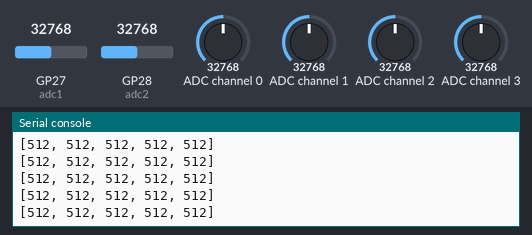
Simulated run of this program. Board: Raspberry Pi Pico running MicroPython. On the bench: the last lines printed to the serial console. Inputs (shaded band) come from the test bench; at power-on: GP27 (adc1) = 32768, GP28 (adc2) = 32768, ADC channel 1 = 32768, ADC channel 2 = 32768, ADC channel 3 = 32768, ADC channel 0 = 32768 (analog values on the 0–65535 scale).

Above: at 1.2 s.
1.3 s: GP27 (adc1) set to 45874
At 1.44 s:
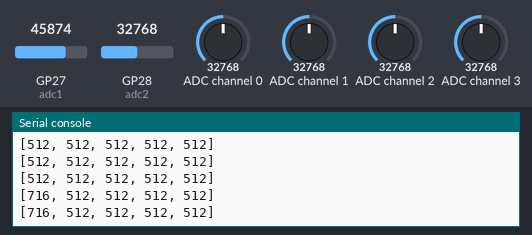
2.8 s: GP28 (adc2) set to 45874
At 2.87 s:
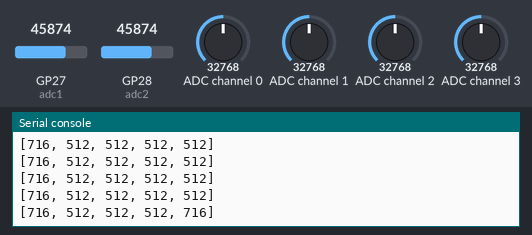
4.3 s: ADC channel 1 set to 45874
At 4.3 s:
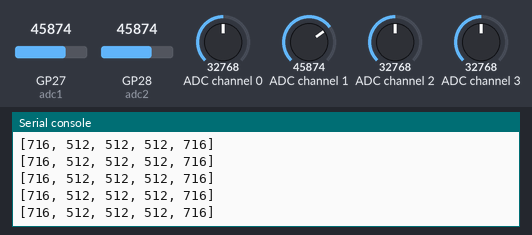
5.8 s: ADC channel 2 set to 45874
At 5.83 s:
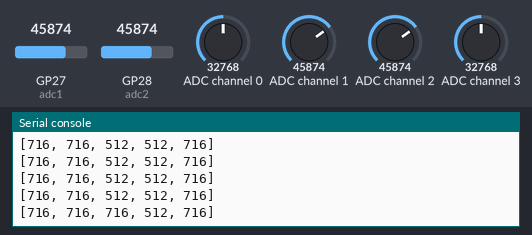
7.3 s: ADC channel 3 set to 45874
At 7.36 s:
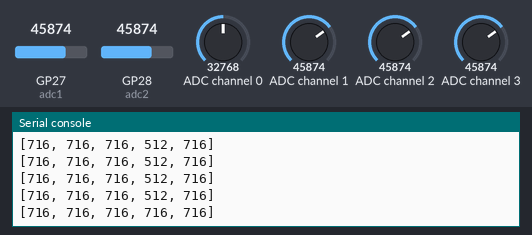
8.8 s: GP27 (adc1) set to 63568
At 8.89 s:
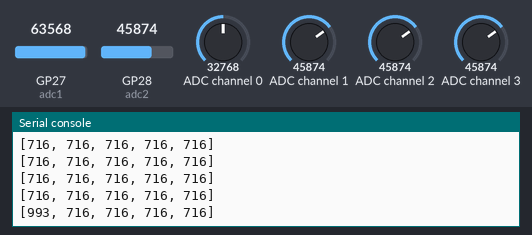
Timing chart, 0 to 11.3 s (numbered marks = the images above; inputs shaded):
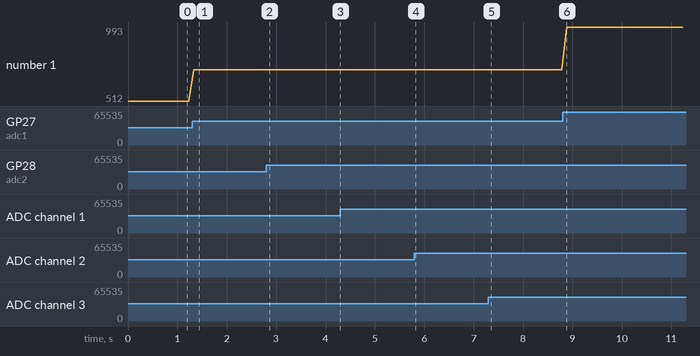

Measured:
- after the input at 1.3 s, the serial console: prints a new line at once (image 1)
- after the input at 2.8 s, the serial console: prints a new line after 0.06 s (image 2)
- after the input at 5.8 s, the serial console: prints a new line at once (image 4)
- after the input at 7.3 s, the serial console: prints a new line after 0.06 s (image 5)
- after the input at 8.8 s, the serial console: prints a new line after 0.09 s (image 6)
- plotted number 1: 512 → 716 after the input at 1.3 s, 716 → 993 after the input at 8.8 s

The program:

TRSensor.py
```python
from machine import I2C
import machine
import time

#i2c address
ADS_I2C_ADDRESS                   = 0x48

#Pointer Register
ADS_POINTER_CONVERT               = 0x00
ADS_POINTER_CONFIG                = 0x01
ADS_POINTER_LOWTHRESH             = 0x02
ADS_POINTER_HIGHTHRESH            = 0x03

#Config Register
ADS_CONFIG_OS_BUSY                  = 0x0000      #Device is currently performing a conversion
ADS_CONFIG_OS_NOBUSY                = 0x8000      #Device is not currently performing a conversion
ADS_CONFIG_OS_SINGLE_CONVERT        = 0x8000      #Start a single conversion (when in power-down state)
ADS_CONFIG_OS_NO_EFFECT             = 0x0000      #No effect
ADS_CONFIG_MUX_MUL_0_1              = 0x0000      #Input multiplexer,AINP = AIN0 and AINN = AIN1(default)
ADS_CONFIG_MUX_MUL_0_3              = 0x1000      #Input multiplexer,AINP = AIN0 and AINN = AIN3
ADS_CONFIG_MUX_MUL_1_3              = 0x2000      #Input multiplexer,AINP = AIN1 and AINN = AIN3
ADS_CONFIG_MUX_MUL_2_3              = 0x3000      #Input multiplexer,AINP = AIN2 and AINN = AIN3
ADS_CONFIG_MUX_SINGLE_0             = 0x4000      #SINGLE,AIN0
ADS_CONFIG_MUX_SINGLE_1             = 0x5000      #SINGLE,AIN1
ADS_CONFIG_MUX_SINGLE_2             = 0x6000      #SINGLE,AIN2
ADS_CONFIG_MUX_SINGLE_3             = 0x7000      #SINGLE,AIN3
ADS_CONFIG_PGA_6144                 = 0x0000      #Gain= +/- 6.144V
ADS_CONFIG_PGA_4096                 = 0x0200      #Gain= +/- 4.096V
ADS_CONFIG_PGA_2048                 = 0x0400      #Gain= +/- 2.048V(default)
ADS_CONFIG_PGA_1024                 = 0x0600      #Gain= +/- 1.024V
ADS_CONFIG_PGA_512                  = 0x0800      #Gain= +/- 0.512V
ADS_CONFIG_PGA_256                  = 0x0A00      #Gain= +/- 0.256V
ADS_CONFIG_MODE_CONTINUOUS          = 0x0000      #Device operating mode:Continuous-conversion mode
ADS_CONFIG_MODE_NOCONTINUOUS        = 0x0100      #Device operating mode：Single-shot mode or power-down state (default)
ADS_CONFIG_DR_RATE_128              = 0x0000      #Data rate=128SPS
ADS_CONFIG_DR_RATE_250              = 0x0020      #Data rate=250SPS
ADS_CONFIG_DR_RATE_490              = 0x0040      #Data rate=490SPS
ADS_CONFIG_DR_RATE_920              = 0x0060      #Data rate=920SPS
ADS_CONFIG_DR_RATE_1600             = 0x0080      #Data rate=1600SPS
ADS_CONFIG_DR_RATE_2400             = 0x00A0      #Data rate=2400SPS
ADS_CONFIG_DR_RATE_3300             = 0x00C0      #Data rate=3300SPS
ADS_CONFIG_COMP_MODE_WINDOW         = 0x0010      #Comparator mode：Window comparator
ADS_CONFIG_COMP_MODE_TRADITIONAL    = 0x0000      #Comparator mode：Traditional comparator (default)
ADS_CONFIG_COMP_POL_LOW             = 0x0000      #Comparator polarity：Active low (default)
ADS_CONFIG_COMP_POL_HIGH            = 0x0008      #Comparator polarity：Active high
ADS_CONFIG_COMP_LAT                 = 0x0004      #Latching comparator
ADS_CONFIG_COMP_NONLAT              = 0x0000      #Nonlatching comparator (default)
ADS_CONFIG_COMP_QUE_ONE             = 0x0000      #Assert after one conversion
ADS_CONFIG_COMP_QUE_TWO             = 0x0001      #Assert after two conversions
ADS_CONFIG_COMP_QUE_FOUR            = 0x0002      #Assert after four conversions
ADS_CONFIG_COMP_QUE_NON             = 0x0003      #Disable comparator and set ALERT/RDY pin to high-impedance (default)

Config_Set = 0

class ADS1015(object):
    def __init__(self,i2c_bus=1,addr=ADS_I2C_ADDRESS):
        self.i2c = I2C(i2c_bus)
        self.addr = addr

    def ADS1015_Set_Channel(self,channel):                    #Read single channel data
        data=0
        Config_Set =  ( ADS_CONFIG_MODE_NOCONTINUOUS        |   #mode：Single-shot mode or power-down state    (default)
                        ADS_CONFIG_PGA_4096                 |   #Gain= +/- 4.096V                              (default)
                        ADS_CONFIG_COMP_QUE_NON             |   #Disable comparator                            (default)
                        ADS_CONFIG_COMP_NONLAT              |   #Nonlatching comparator                        (default)
                        ADS_CONFIG_COMP_POL_LOW             |   #Comparator polarity：Active low               (default)
                        ADS_CONFIG_COMP_MODE_TRADITIONAL    |   #Traditional comparator                        (default)
                        ADS_CONFIG_DR_RATE_3300             )   #Data rate=1600SPS                             (default)
        if channel == 0:
            Config_Set |= ADS_CONFIG_MUX_SINGLE_0
        elif channel == 1:
            Config_Set |= ADS_CONFIG_MUX_SINGLE_1
        elif channel == 2:
            Config_Set |= ADS_CONFIG_MUX_SINGLE_2
        elif channel == 3:
            Config_Set |= ADS_CONFIG_MUX_SINGLE_3
        Config_Set |=ADS_CONFIG_OS_SINGLE_CONVERT
        self._write_word(ADS_POINTER_CONFIG,Config_Set)
        #time.sleep(0.01)
        #data=self._read_u16(ADS_POINTER_CONVERT)>>4
        #return data

    def _read_u16(self,cmd):
        data = self.i2c.readfrom_mem(self.addr, cmd, 2)
        return ((data[0] * 256 ) + data[1])

    def _write_word(self, cmd, val):
        temp = [0,0]
        temp[1] = val & 0xFF
        temp[0] =(val & 0xFF00) >> 8
        self.i2c.writeto_mem(self.addr,cmd,bytes(temp))

class TRSensor(ADS1015):
    def __init__(self):
        self.numSensors = 5
        self.calibratedMin = [0] * self.numSensors
        self.calibratedMax = [1023] * self.numSensors
        self.last_value = 0
        super().__init__()
        self.adc1 = machine.ADC(27)
        self.adc2 = machine.ADC(28)

    """
    Reads the sensor values into an array. There *MUST* be space
    for as many values as there were sensors specified in the constructor.
    Example usage:
    unsigned int sensor_values[8];9
    sensors.read(sensor_values);
    The values returned are a measure of the reflectance in abstract units,
    with higher values corresponding to lower reflectance (e.g. a black
    surface or a void).
    """
    def AnalogRead(self):
        value = [0]*(self.numSensors)

        value[0] = int(self.adc1.read_u16()*1024/0x10000)
        self.ADS1015_Set_Channel(0)
        value[1] = int((self._read_u16(ADS_POINTER_CONVERT)>>4)*1024/1650)   #Useless data
        self.ADS1015_Set_Channel(1)
        value[1] = int((self._read_u16(ADS_POINTER_CONVERT)>>4)*1024/1650)   #channel 0
        self.ADS1015_Set_Channel(2)
        value[2] = int((self._read_u16(ADS_POINTER_CONVERT)>>4)*1024/1650)   #channel 1
        self.ADS1015_Set_Channel(3)
        value[3] = int((self._read_u16(ADS_POINTER_CONVERT)>>4)*1024/1650)   #channel 2
        value[4] = int(self.adc2.read_u16()*1024/0x10000)


        return value

    """
    Reads the sensors 10 times and uses the results for
    calibration.  The sensor values are not returned; instead, the
    maximum and minimum values found over time are stored internally
    and used for the readCalibrated() method.
    """
    def calibrate(self):
        max_sensor_values = [0]*self.numSensors
        min_sensor_values = [0]*self.numSensors
        for j in range(0,10):

            sensor_values = self.AnalogRead();

            for i in range(0,self.numSensors):

                # set the max we found THIS time
                if((j == 0) or max_sensor_values[i] < sensor_values[i]):
                    max_sensor_values[i] = sensor_values[i]

                # set the min we found THIS time
                if((j == 0) or min_sensor_values[i] > sensor_values[i]):
                    min_sensor_values[i] = sensor_values[i]

        # record the min and max calibration values
        for i in range(0,self.numSensors):
            if(min_sensor_values[i] > self.calibratedMin[i]):
                self.calibratedMin[i] = min_sensor_values[i]
            if(max_sensor_values[i] < self.calibratedMax[i]):
                self.calibratedMax[i] = max_sensor_values[i]

    """
    Returns values calibrated to a value between 0 and 1000, where
    0 corresponds to the minimum value read by calibrate() and 1000
    corresponds to the maximum value.  Calibration values are
    stored separately for each sensor, so that differences in the
    sensors are accounted for automatically.

    """
    def readCalibrated(self):
        value = 0
        sensor_values = self.AnalogRead()

        for i in range (0,self.numSensors):
            denominator = self.calibratedMax[i] - self.calibratedMin[i]

            if(denominator != 0):
                value = (sensor_values[i] - self.calibratedMin[i])* 1000 / denominator

            if(value < 0):
                value = 0
            elif(value > 1000):
                value = 1000

            sensor_values[i] = int(value)

        return sensor_values

    """
    Operates the same as read calibrated, but also returns an
    estimated position of the robot with respect to a line. The
    estimate is made using a weighted average of the sensor indices
    multiplied by 1000, so that a return value of 0 indicates that
    the line is directly below sensor 0, a return value of 1000
    indicates that the line is directly below sensor 1, 2000
    indicates that it's below sensor 2000, etc.  Intermediate
    values indicate that the line is between two sensors.  The
    formula is:

       0*value0 + 1000*value1 + 2000*value2 + ...
       --------------------------------------------
             value0  +  value1  +  value2 + ...

    By default, this function assumes a dark line (high values)
    surrounded by white (low values).  If your line is light on
    black, set the optional second argument white_line to true.  In
    this case, each sensor value will be replaced by (1000-value)
    before the averaging.
    """
    def readLine(self, white_line = 0):
        sensor_values = self.readCalibrated()
        avg = 0
        sum = 0
        on_line = 0
        for i in range(0,self.numSensors):
            value = sensor_values[i]
            if(white_line):
                value = 1000-value
            # keep track of whether we see the line at all
            if(value > 200):
                on_line = 1

            # only average in values that are above a noise threshold
            if(value > 50):
                avg += value * (i * 1000);  # this is for the weighted total,
                sum += value;               # this is for the denominator

        if(on_line != 1):
            # If it last read to the left of center, return 0.
            if(self.last_value < (self.numSensors - 1)*1000/2):
                #print("left")
                self.last_value = 0;

            # If it last read to the right of center, return the max.
            else:
                #print("right")
                self.last_value = (self.numSensors - 1)*1000
        else:
            self.last_value = avg/sum

        return int(self.last_value),sensor_values

if __name__ == '__main__':

    print("\nTRSensor Test Program ...\r\n")
    TRS=TRSensor()
    while True:
        print(TRS.AnalogRead())
        time.sleep(0.1)
                
```
